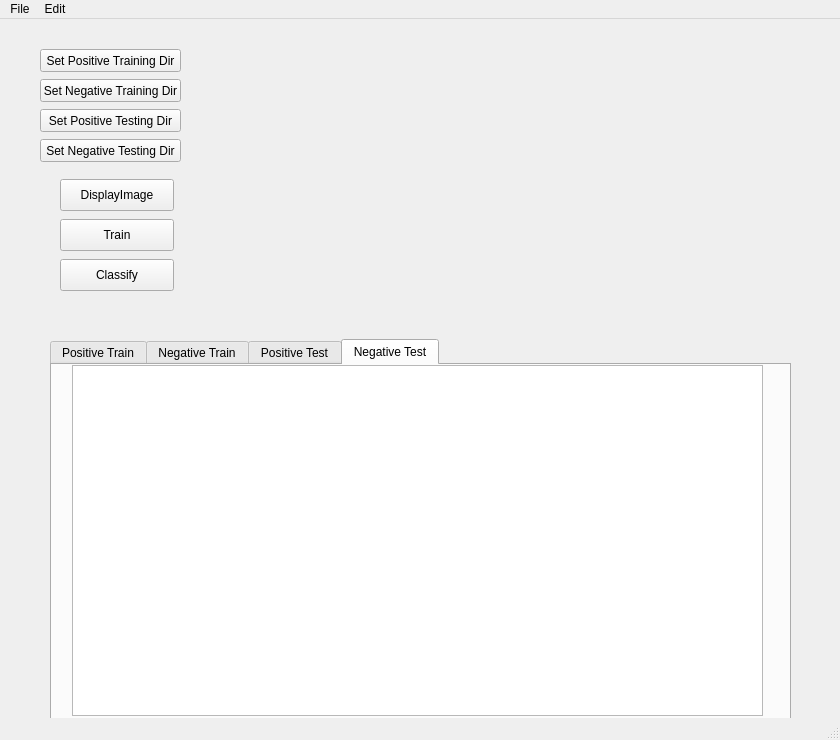
<?xml version="1.0" encoding="UTF-8"?>
<ui version="4.0">
 <class>MainWindow</class>
 <widget class="QMainWindow" name="MainWindow">
  <property name="geometry">
   <rect>
    <x>0</x>
    <y>0</y>
    <width>840</width>
    <height>740</height>
   </rect>
  </property>
  <property name="windowTitle">
   <string>HOGCv</string>
  </property>
  <widget class="QWidget" name="centralwidget">
   <widget class="QToolButton" name="setPosTrainToolButton">
    <property name="geometry">
     <rect>
      <x>40</x>
      <y>30</y>
      <width>141</width>
      <height>23</height>
     </rect>
    </property>
    <property name="text">
     <string>Set Positive Training Dir</string>
    </property>
   </widget>
   <widget class="QToolButton" name="setNegTrainToolButton">
    <property name="geometry">
     <rect>
      <x>40</x>
      <y>60</y>
      <width>141</width>
      <height>23</height>
     </rect>
    </property>
    <property name="text">
     <string>Set Negative Training Dir</string>
    </property>
   </widget>
   <widget class="QToolButton" name="setPosTestToolButton">
    <property name="geometry">
     <rect>
      <x>40</x>
      <y>90</y>
      <width>141</width>
      <height>23</height>
     </rect>
    </property>
    <property name="text">
     <string>Set Positive Testing Dir</string>
    </property>
   </widget>
   <widget class="QToolButton" name="setNegTestToolButton">
    <property name="geometry">
     <rect>
      <x>40</x>
      <y>120</y>
      <width>141</width>
      <height>23</height>
     </rect>
    </property>
    <property name="text">
     <string>Set Negative Testing Dir</string>
    </property>
   </widget>
   <widget class="QLabel" name="posTrainDirLabel">
    <property name="geometry">
     <rect>
      <x>190</x>
      <y>30</y>
      <width>591</width>
      <height>16</height>
     </rect>
    </property>
    <property name="text">
     <string/>
    </property>
   </widget>
   <widget class="QLabel" name="negTestDirLabel">
    <property name="geometry">
     <rect>
      <x>190</x>
      <y>120</y>
      <width>591</width>
      <height>16</height>
     </rect>
    </property>
    <property name="text">
     <string/>
    </property>
   </widget>
   <widget class="QLabel" name="posTestDirLabel">
    <property name="geometry">
     <rect>
      <x>190</x>
      <y>90</y>
      <width>591</width>
      <height>16</height>
     </rect>
    </property>
    <property name="text">
     <string/>
    </property>
   </widget>
   <widget class="QLabel" name="negTrainDirLabel">
    <property name="geometry">
     <rect>
      <x>190</x>
      <y>60</y>
      <width>591</width>
      <height>16</height>
     </rect>
    </property>
    <property name="text">
     <string/>
    </property>
   </widget>
   <widget class="QTabWidget" name="filesTabWidget">
    <property name="geometry">
     <rect>
      <x>50</x>
      <y>320</y>
      <width>741</width>
      <height>381</height>
     </rect>
    </property>
    <property name="currentIndex">
     <number>3</number>
    </property>
    <widget class="QWidget" name="posTrainTab">
     <attribute name="title">
      <string>Positive Train</string>
     </attribute>
     <widget class="QListWidget" name="posTrainList">
      <property name="geometry">
       <rect>
        <x>20</x>
        <y>0</y>
        <width>701</width>
        <height>351</height>
       </rect>
      </property>
     </widget>
    </widget>
    <widget class="QWidget" name="negTrainTab">
     <attribute name="title">
      <string>Negative Train</string>
     </attribute>
     <widget class="QListWidget" name="negTrainList">
      <property name="geometry">
       <rect>
        <x>20</x>
        <y>0</y>
        <width>691</width>
        <height>341</height>
       </rect>
      </property>
     </widget>
    </widget>
    <widget class="QWidget" name="posTestTab">
     <attribute name="title">
      <string>Positive Test</string>
     </attribute>
     <widget class="QListWidget" name="posTestList">
      <property name="geometry">
       <rect>
        <x>20</x>
        <y>0</y>
        <width>691</width>
        <height>341</height>
       </rect>
      </property>
      <property name="selectionMode">
       <enum>QAbstractItemView::ExtendedSelection</enum>
      </property>
     </widget>
    </widget>
    <widget class="QWidget" name="negTestTab">
     <attribute name="title">
      <string>Negative Test</string>
     </attribute>
     <widget class="QListWidget" name="negTestList">
      <property name="geometry">
       <rect>
        <x>20</x>
        <y>0</y>
        <width>691</width>
        <height>351</height>
       </rect>
      </property>
      <property name="selectionMode">
       <enum>QAbstractItemView::ExtendedSelection</enum>
      </property>
     </widget>
    </widget>
   </widget>
   <widget class="QPushButton" name="displayImageButton">
    <property name="geometry">
     <rect>
      <x>60</x>
      <y>160</y>
      <width>114</width>
      <height>32</height>
     </rect>
    </property>
    <property name="text">
     <string>DisplayImage</string>
    </property>
   </widget>
   <widget class="QPushButton" name="classifyButton">
    <property name="geometry">
     <rect>
      <x>60</x>
      <y>240</y>
      <width>114</width>
      <height>32</height>
     </rect>
    </property>
    <property name="text">
     <string>Classify</string>
    </property>
   </widget>
   <widget class="QPushButton" name="trainButton">
    <property name="geometry">
     <rect>
      <x>60</x>
      <y>200</y>
      <width>114</width>
      <height>32</height>
     </rect>
    </property>
    <property name="text">
     <string>Train</string>
    </property>
   </widget>
  </widget>
  <widget class="QMenuBar" name="menubar">
   <property name="geometry">
    <rect>
     <x>0</x>
     <y>0</y>
     <width>840</width>
     <height>22</height>
    </rect>
   </property>
   <widget class="QMenu" name="menuFile">
    <property name="title">
     <string>File</string>
    </property>
    <addaction name="actionExit"/>
   </widget>
   <widget class="QMenu" name="menuEdit">
    <property name="title">
     <string>Edit</string>
    </property>
    <addaction name="actionSet_Parameters"/>
    <addaction name="actionSet_Positive_Training_Dir"/>
    <addaction name="actionSet_Negative_Training_Dir"/>
    <addaction name="actionSet_Positive_Testing_Dir"/>
    <addaction name="actionSet_Negative_Testing_Dir"/>
   </widget>
   <addaction name="menuFile"/>
   <addaction name="menuEdit"/>
  </widget>
  <widget class="QStatusBar" name="statusbar"/>
  <action name="actionExit">
   <property name="text">
    <string>Exit</string>
   </property>
  </action>
  <action name="actionSet_Parameters">
   <property name="text">
    <string>Set Parameters</string>
   </property>
  </action>
  <action name="actionSet_Positive_Training_Dir">
   <property name="text">
    <string>Set Positive Training Dir</string>
   </property>
  </action>
  <action name="actionSet_Negative_Training_Dir">
   <property name="text">
    <string>Set Negative Training Dir</string>
   </property>
  </action>
  <action name="actionSet_Positive_Testing_Dir">
   <property name="text">
    <string>Set Positive Testing Dir</string>
   </property>
  </action>
  <action name="actionSet_Negative_Testing_Dir">
   <property name="text">
    <string>Set Negative Testing Dir</string>
   </property>
  </action>
 </widget>
 <resources/>
 <connections/>
</ui>
